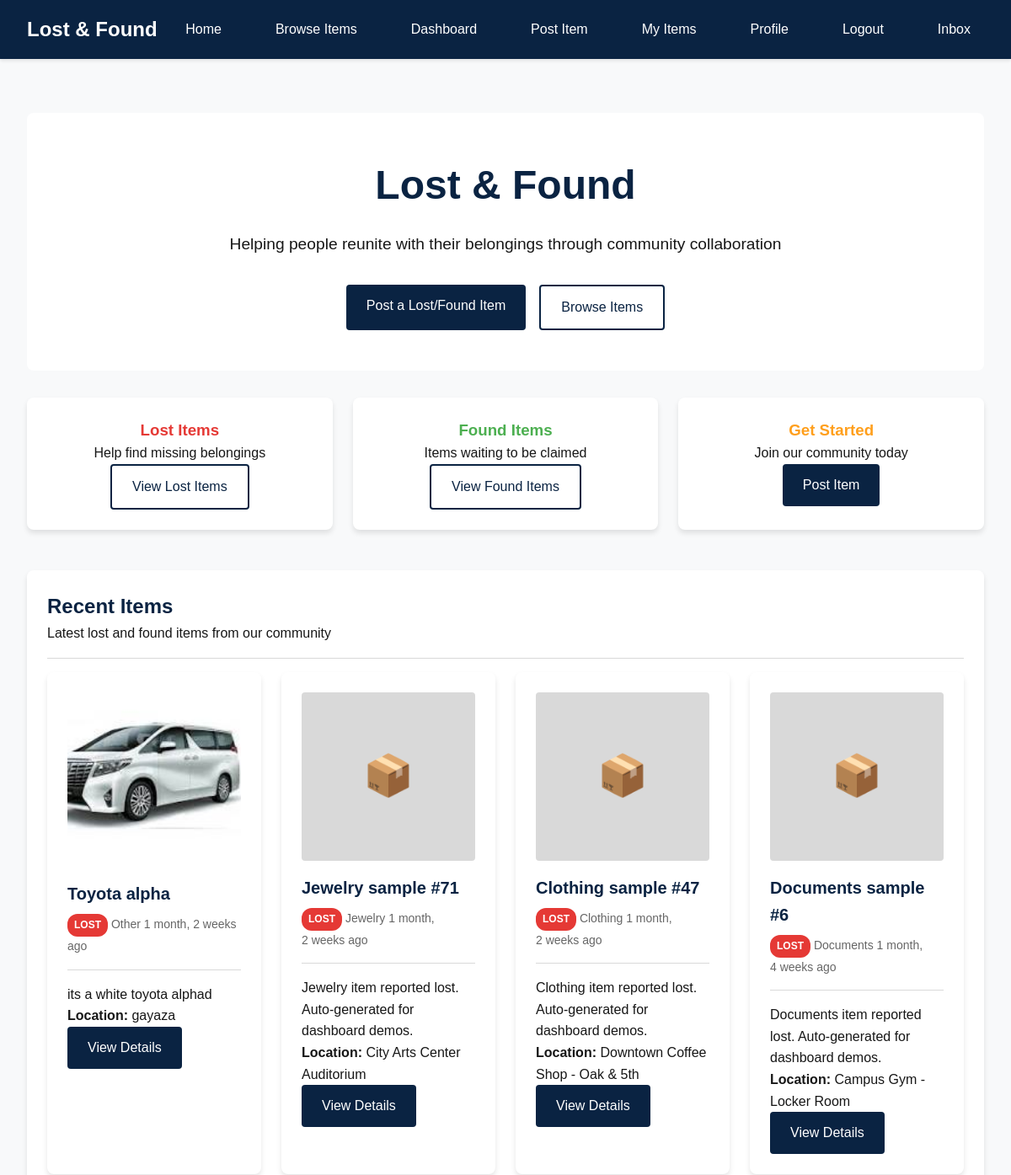
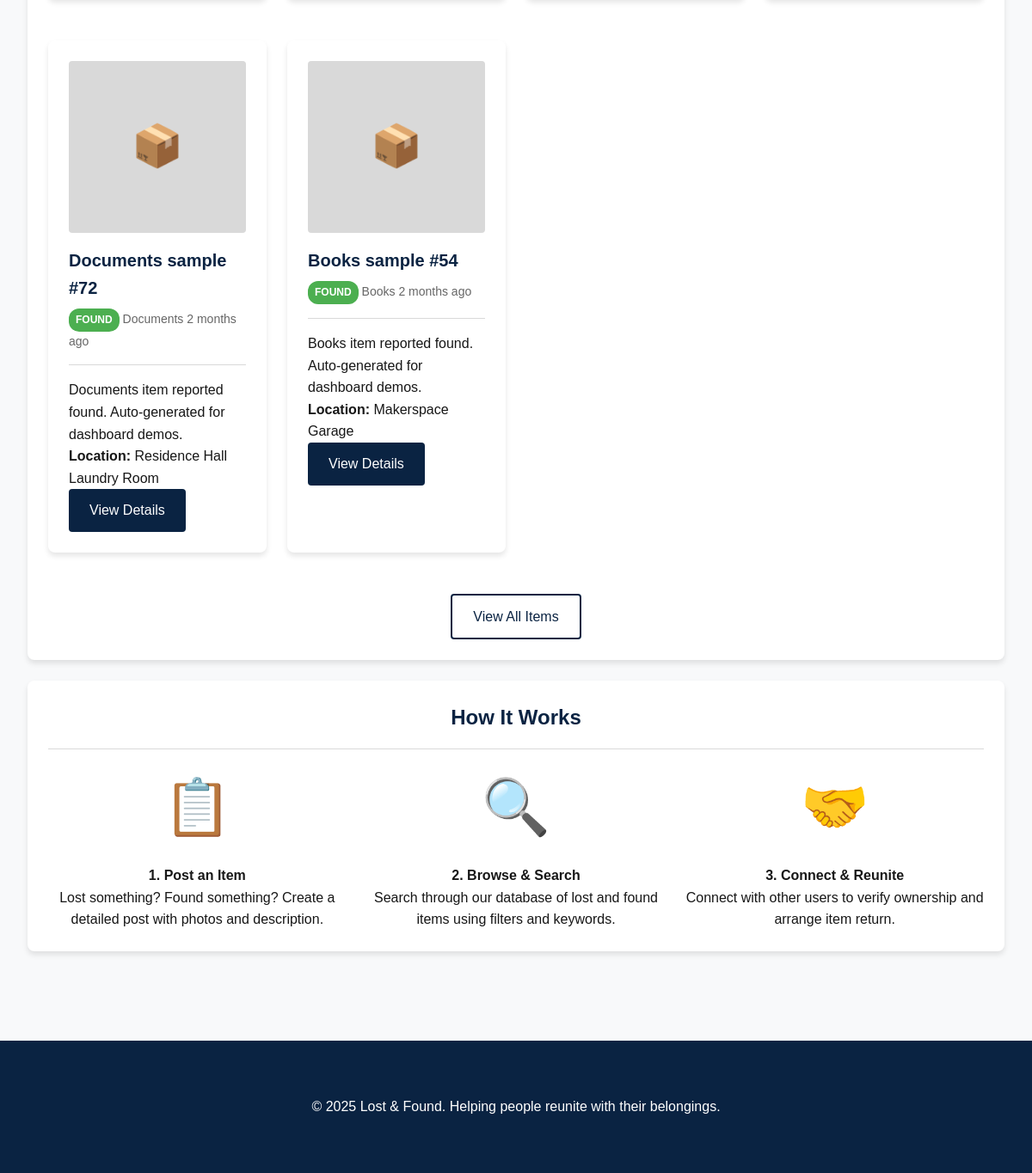
The app's page / (signed in) with its own data (2 pictures, top to bottom).
### items/models.py (models this page shows, shortened)
class Item(models.Model):
    CATEGORY_CHOICES = [
        ('electronics', 'Electronics'),
        ('clothing', 'Clothing'),
        ('jewelry', 'Jewelry'),
        ('documents', 'Documents'),
        ('keys', 'Keys'),
        ('bags', 'Bags'),
        ('books', 'Books'),
        ('sports', 'Sports Equipment'),
        ('toys', 'Toys'),
        ('other', 'Other'),
    ]
    STATUS_CHOICES = [
        ('lost', 'Lost'),
        ('found', 'Found'),
        ('returned_to_owner', 'Returned to Owner'),
        ('archived', 'Archived'),
    ]
    title = models.CharField(max_length=200)
    description = models.TextField()
    category = models.CharField(max_length=50, choices=CATEGORY_CHOICES, default='other')
    status = models.CharField(max_length=20, choices=STATUS_CHOICES, default='lost')
    image = models.ImageField(
        upload_to='item_images/',
        blank=True,
        null=True,
        help_text="Upload an image of the item"
    )
    user = models.ForeignKey(
        settings.AUTH_USER_MODEL,
        on_delete=models.CASCADE,
        related_name='items'
    )
    location_lost_found = models.CharField(
        max_length=200,
        blank=True,
        help_text="Where was this item lost or found?"
    )
    date_lost_found = models.DateTimeField(
        blank=True,
        null=True,
        help_text="When was this item lost or found?"
    )
    contact_info = models.TextField(
        blank=True,
        help_text="Additional contact information or instructions"
    )
    is_active = models.BooleanField(default=True)
    created_at = models.DateTimeField(auto_now_add=True)
    updated_at = models.DateTimeField(auto_now=True)
    class Meta:
        ordering = ['-created_at']
    @property
    def main_image(self):
        if self.image:
            return self.image
        first_item_image = self.item_images.first()
        return first_item_image.image if first_item_image else None

### items/views.py (the view)
# urls.py: path('', views.home, name='home'),
def home(request):
    recent_items = Item.objects.filter(is_active=True).order_by('-created_at')[:6]
    return render(request, 'items/home.html', {'recent_items': recent_items})

### templates/items/home.html (shortened to what this page needs)
{% extends 'base.html' %}
{% block content %}
<div class="text-center mb-3" style="padding: 3rem 0; background-color: var(--white); border-radius: 8px; margin-bottom: 2rem;">
    <h1 style="color: var(--primary-blue); font-size: 3rem; margin-bottom: 1rem;">Lost & Found</h1>
    <p style="font-size: 1.2rem; color: var(--text-black); margin-bottom: 2rem;">
        Helping people reunite with their belongings through community collaboration
    </p>
    <div class="d-flex justify-center gap-2">
        {% if user.is_authenticated %}
            <a href="{% url 'create_item' %}" class="btn btn-primary">Post a Lost/Found Item</a>
            <a href="{% url 'item_list' %}" class="btn btn-secondary">Browse Items</a>
        {% else %}
            <a href="{% url 'register_user' %}" class="btn btn-primary">Join Our Community</a>
            <a href="{% url 'item_list' %}" class="btn btn-secondary">Browse Items</a>
        {% endif %}
    </div>
</div>
<div class="grid grid-3 mb-3">
    <div class="card text-center">
        <h3 style="color: var(--error-red);">Lost Items</h3>
        <p>Help find missing belongings</p>
        <a href="{% url 'item_list' %}?status=lost" class="btn btn-secondary">View Lost Items</a>
    </div>
    <div class="card text-center">
        <h3 style="color: var(--success-green);">Found Items</h3>
        <p>Items waiting to be claimed</p>
        <a href="{% url 'item_list' %}?status=found" class="btn btn-secondary">View Found Items</a>
    </div>
    <div class="card text-center">
        <h3 style="color: var(--secondary-orange);">Get Started</h3>
        <p>Join our community today</p>
        {% if user.is_authenticated %}
            <a href="{% url 'create_item' %}" class="btn btn-primary">Post Item</a>
        {% else %}
            <a href="{% url 'register_user' %}" class="btn btn-primary">Register Now</a>
        {% endif %}
    </div>
</div>
{% if recent_items %}
<div class="card">
    <div class="card-header">
        <h2 style="color: var(--primary-blue);">Recent Items</h2>
        <p>Latest lost and found items from our community</p>
    </div>
    <div class="grid grid-3">
        {% for item in recent_items %}
        <div class="card">
            {% if item.main_image %}
                <img src="{{ item.main_image.url }}" alt="{{ item.title }}" class="card-image">
            {% else %}
                <div class="card-image" style="background-color: var(--neutral-gray); display: flex; align-items: center; justify-content: center; color: var(--text-black);">
                    <span style="font-size: 3rem;">📦</span>
                </div>
            {% endif %}
            <div class="card-header">
                <h4 class="card-title">{{ item.title }}</h4>
                <div class="card-meta">
                    <span class="badge badge-{{ item.status }}">{{ item.get_status_display }}</span>
                    <span>{{ item.get_category_display }}</span>
                    <span>{{ item.created_at|timesince }} ago</span>
                </div>
            </div>
            <p>{{ item.description|truncatewords:15 }}</p>
            {% if item.location_lost_found %}
                <p><strong>Location:</strong> {{ item.location_lost_found }}</p>
            {% endif %}
            <a href="{% url 'item_detail' item.pk %}" class="btn btn-primary">View Details</a>
        </div>
        {% endfor %}
    </div>
    <div class="text-center mt-3">
        <a href="{% url 'item_list' %}" class="btn btn-secondary">View All Items</a>
    </div>
</div>
{% endif %}
<div class="card mt-3">
    <div class="card-header text-center">
        <h2 style="color: var(--primary-blue);">How It Works</h2>
    </div>
    <div class="grid grid-3">
        <div class="text-center">
            <div style="font-size: 4rem; margin-bottom: 1rem;">📋</div>
            <h4>1. Post an Item</h4>
            <p>Lost something? Found something? Create a detailed post with photos and description.</p>
        </div>
        <div class="text-center">
            <div style="font-size: 4rem; margin-bottom: 1rem;">🔍</div>
            <h4>2. Browse & Search</h4>
            <p>Search through our database of lost and found items using filters and keywords.</p>
        </div>
        <div class="text-center">
            <div style="font-size: 4rem; margin-bottom: 1rem;">🤝</div>
            <h4>3. Connect & Reunite</h4>
            <p>Connect with other users to verify ownership and arrange item return.</p>
        </div>
    </div>
</div>
{% endblock %}

### static/css/style.css (style rules this page uses)
:root { --primary-blue: #0A2342; --secondary-orange: #FF9F1C; --neutral-gray: #D9D9D9; --text-black: #171717; --success-green: #4CAF50; --error-red: #E53935; --white: #ffffff; }
* { margin: 0; padding: 0; box-sizing: border-box; }
body { font-family: 'Arial', sans-serif; line-height: 1.6; color: var(--text-black); background-color: #f8f9fa; }
.btn { display: inline-block; padding: 0.75rem 1.5rem; font-size: 1rem; text-decoration: none; border: none; border-radius: 4px; cursor: pointer; transition: all 0.3s ease; text-align: center; }
.btn-primary { background-color: var(--primary-blue); color: var(--white); }
.btn-secondary { background-color: var(--white); color: var(--primary-blue); border: 2px solid var(--primary-blue); }
.card { background-color: var(--white); border-radius: 8px; box-shadow: 0 4px 6px rgba(0,0,0,0.1); padding: 1.5rem; margin-bottom: 1.5rem; transition: transform 0.3s ease, box-shadow 0.3s ease; }
.card-header { border-bottom: 1px solid var(--neutral-gray); padding-bottom: 1rem; margin-bottom: 1rem; }
.card-title { font-size: 1.25rem; font-weight: bold; color: var(--primary-blue); margin-bottom: 0.5rem; }
.card-meta { color: #666; font-size: 0.875rem; }
.card-image { width: 100%; height: 200px; object-fit: cover; border-radius: 4px; margin-bottom: 1rem; }
.grid { display: grid; gap: 1.5rem; }
.grid-3 { grid-template-columns: repeat(auto-fit, minmax(250px, 1fr)); }
.badge { display: inline-block; padding: 0.25rem 0.5rem; font-size: 0.75rem; font-weight: bold; text-transform: uppercase; border-radius: 12px; color: var(--white); }
.badge-lost { background-color: var(--error-red); }
.badge-found { background-color: var(--success-green); }
.text-center { text-align: center; }
.mt-3 { margin-top: 1.5rem; }
.mb-3 { margin-bottom: 1.5rem; }
.d-flex { display: flex; }
.justify-center { justify-content: center; }
.gap-2 { gap: 1rem; }

### records on screen
Item: main_image (picture), title "Toyota alpha", status "LOST", category "Other", created_at "1 month, 2 weeks", description "its a white toyota alphad", location_lost_found "gayaza"
Item: title "Jewelry sample #71", status "LOST", category "Jewelry", created_at "1 month, 2 weeks", description "Jewelry item reported lost. Auto-generated for dashboard demos.", location_lost_found "City Arts Center Auditorium"
Item: title "Clothing sample #47", status "LOST", category "Clothing", created_at "1 month, 2 weeks", description "Clothing item reported lost. Auto-generated for dashboard demos.", location_lost_found "Downtown Coffee Shop - Oak & 5th"
Item: title "Documents sample #6", status "LOST", category "Documents", created_at "1 month, 4 weeks", description "Documents item reported lost. Auto-generated for dashboard demos.", location_lost_found "Campus Gym - Locker Room"
Item: title "Documents sample #72", status "FOUND", category "Documents", created_at "2 months", description "Documents item reported found. Auto-generated for dashboard demos.", location_lost_found "Residence Hall Laundry Room"
Item: title "Books sample #54", status "FOUND", category "Books", created_at "2 months", description "Books item reported found. Auto-generated for dashboard demos.", location_lost_found "Makerspace Garage"
